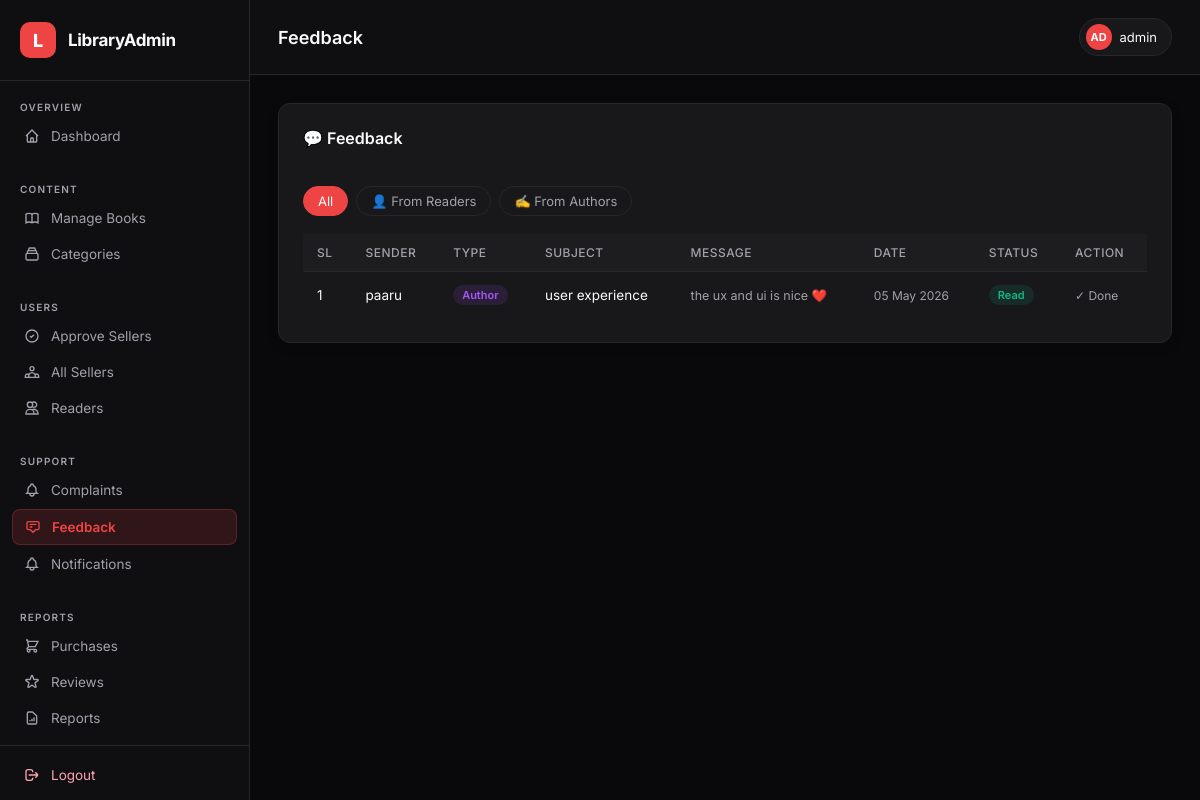
Screenshot of /admin/ViewFeedback.php (signed in) with the database file from the repository.
### tables this page shows
CREATE TABLE IF NOT EXISTS `feedback` (
  `feedid` int NOT NULL AUTO_INCREMENT,
  `sender_id` int NOT NULL,
  `sender_type` varchar(10) NOT NULL DEFAULT 'reader',
  `subject` varchar(100) NOT NULL,
  `message` text NOT NULL,
  `feedback_date` datetime NOT NULL,
  `status` int NOT NULL DEFAULT '1',
  PRIMARY KEY (`feedid`)
);

CREATE TABLE IF NOT EXISTS `authorregistration` (
  `authid` int NOT NULL AUTO_INCREMENT,
  `username` varchar(20) NOT NULL,
  `password` varchar(25) NOT NULL,
  `email` varchar(30) NOT NULL,
  `phone` char(10) NOT NULL,
  `status` int NOT NULL DEFAULT '1',
  PRIMARY KEY (`authid`)
);

### admin/ViewFeedback.php (the view)
<?php
require('../config/autoload.php');
include("header.php");
include("dbcon.php");
$filter = isset($_GET['filter']) ? $_GET['filter'] : 'all';
$where  = ($filter !== 'all') ? "sender_type='" . $conn->real_escape_string($filter) . "'" : "1";
?>
<div class="section">
    <div style="display:flex;justify-content:space-between;align-items:center;margin-bottom:18px;">
        <h2>💬 Feedback</h2>
    </div>
    <div class="filter-bar">
        <a href="ViewFeedback.php"               class="<?= $filter=='all'?'active':'' ?>">All</a>
        <a href="ViewFeedback.php?filter=reader" class="<?= $filter=='reader'?'active':'' ?>">👤 From Readers</a>
        <a href="ViewFeedback.php?filter=author" class="<?= $filter=='author'?'active':'' ?>">✍️ From Authors</a>
    </div>
    <div class="table-wrap">
        <table>
            <tr>
                <th>Sl</th>
                <th>Sender</th>
                <th>Type</th>
                <th>Subject</th>
                <th>Message</th>
                <th>Date</th>
                <th>Status</th>
                <th>Action</th>
            </tr>
            <?php
            $sql    = "SELECT f.feedid, f.sender_id, f.sender_type, f.subject,
                              f.message, f.feedback_date, f.status
                       FROM feedback f WHERE $where ORDER BY f.feedback_date DESC";
            $result = $conn->query($sql);
            $i = 1;
            while ($row = $result->fetch_assoc()):
                if ($row['sender_type'] == 'reader') {
                    $nRes  = $conn->query("SELECT username FROM readerregistration WHERE userId=" . $row['sender_id']);
                    $name  = $nRes->fetch_assoc()['username'] ?? 'Unknown';
                    $badge = 'badge-reader';
                } else {
                    $nRes  = $conn->query("SELECT username FROM authorregistration WHERE authid=" . $row['sender_id']);
                    $name  = $nRes->fetch_assoc()['username'] ?? 'Unknown';
                    $badge = 'badge-author';
                }
            ?>
            <tr>
                <td><?= $i++ ?></td>
                <td><?= htmlspecialchars($name) ?></td>
                <td><span class="s-badge <?= $badge ?>"><?= ucfirst($row['sender_type']) ?></span></td>
                <td><?= htmlspecialchars($row['subject']) ?></td>
                <td style="max-width:280px;font-size:12.5px;color:var(--text-muted);">
                    <?= htmlspecialchars(substr($row['message'], 0, 120)) ?><?= strlen($row['message']) > 120 ? '...' : '' ?>
                </td>
                <td style="font-size:12px;color:var(--text-muted);"><?= date('d M Y', strtotime($row['feedback_date'])) ?></td>
                <td>
                    <?php if ($row['status'] == 1): ?>
                        <span class="badge badge-unread">Unread</span>
                    <?php elseif ($row['status'] == 2): ?>
                        <span class="badge badge-read">Read</span>
                    <?php else: ?>
                        <span class="badge badge-pending">Archived</span>
                    <?php endif; ?>
                </td>
                <td>
                    <?php if ($row['status'] == 1): ?>
                        <a href="MarkFeedback.php?id=<?= $row['feedid'] ?>" class="btn btn-success btn-sm">✓ Mark Read</a>
                    <?php else: ?>
                        <span style="color:var(--text-muted);font-size:12px;">✓ Done</span>
                    <?php endif; ?>
                </td>
            </tr>
            <?php endwhile; ?>
        </table>
    </div>
</div>
<?php include("footer.php"); ?>

### admin/header.php (style rules this page uses)
:root { --bg: #09090b; --sidebar: #0f0f12; --sidebar-w: 250px; --card: #18181b; --accent: #ef4444; --accent-h: #dc2626; --accent-glow: rgba(239,68,68,0.15); --text-main: #fafafa; --text-muted: #a1a1aa; --border: #27272a; --success: #10b981; --warning: #f59e0b; --danger: #ef4444; --info: #3b82f6; }
*, *::before, *::after { margin:0; padding:0; box-sizing:border-box; }
body { font-family: 'Inter', sans-serif; background: var(--bg); color: var(--text-main); display: flex; min-height: 100vh; }
.section { background: var(--card); border: 1px solid var(--border); border-radius: 12px; padding: 24px; margin-bottom: 24px; box-shadow: 0 4px 12px rgba(0,0,0,0.15); }
.section h2 { font-size: 16px; font-weight: 600; margin-bottom: 20px; color: var(--text-main); }
.table-wrap { overflow-x: auto; }
table { width: 100%; border-collapse: collapse; font-size: 13.5px; }
table th { text-align: left; padding: 11px 14px; color: var(--text-muted); font-weight: 500; font-size: 12px; border-bottom: 1px solid var(--border); background: rgba(255,255,255,0.02); text-transform: uppercase; letter-spacing: 0.5px; }
table td { padding: 13px 14px; border-bottom: 1px solid var(--border); color: var(--text-main); }
table tr:last-child td { border-bottom: none; }
.badge { display: inline-block; padding: 3px 9px; border-radius: 20px; font-size: 11px; font-weight: 600; }
.badge-read { background: rgba(16,185,129,0.12); color: #10b981; }
.s-badge { display:inline-block; padding:3px 9px; border-radius:20px; font-size:11px; font-weight:600; }
.badge-author { background:rgba(168,85,247,0.12); color:#a855f7; }
.filter-bar { display:flex; flex-wrap:wrap; gap:8px; margin-bottom:18px; }
.filter-bar a { padding: 6px 14px; border-radius: 20px; font-size: 13px; text-decoration: none; color: var(--text-muted); background: var(--card); border: 1px solid var(--border); transition: all 0.18s; }
.filter-bar a:hover, .filter-bar a.active { background: var(--accent); color: #fff; border-color: var(--accent); }

### rows the page displays
feedback: authorregistration.username "paaru", sender_type "Author", subject "user experience", message "the ux and ui is nice ❤️", feedback_date "05 May 2026", status "Read"

### other values shown
$titles[$currentPage] "Feedback"
$initials "AD"
$adminName "admin"
